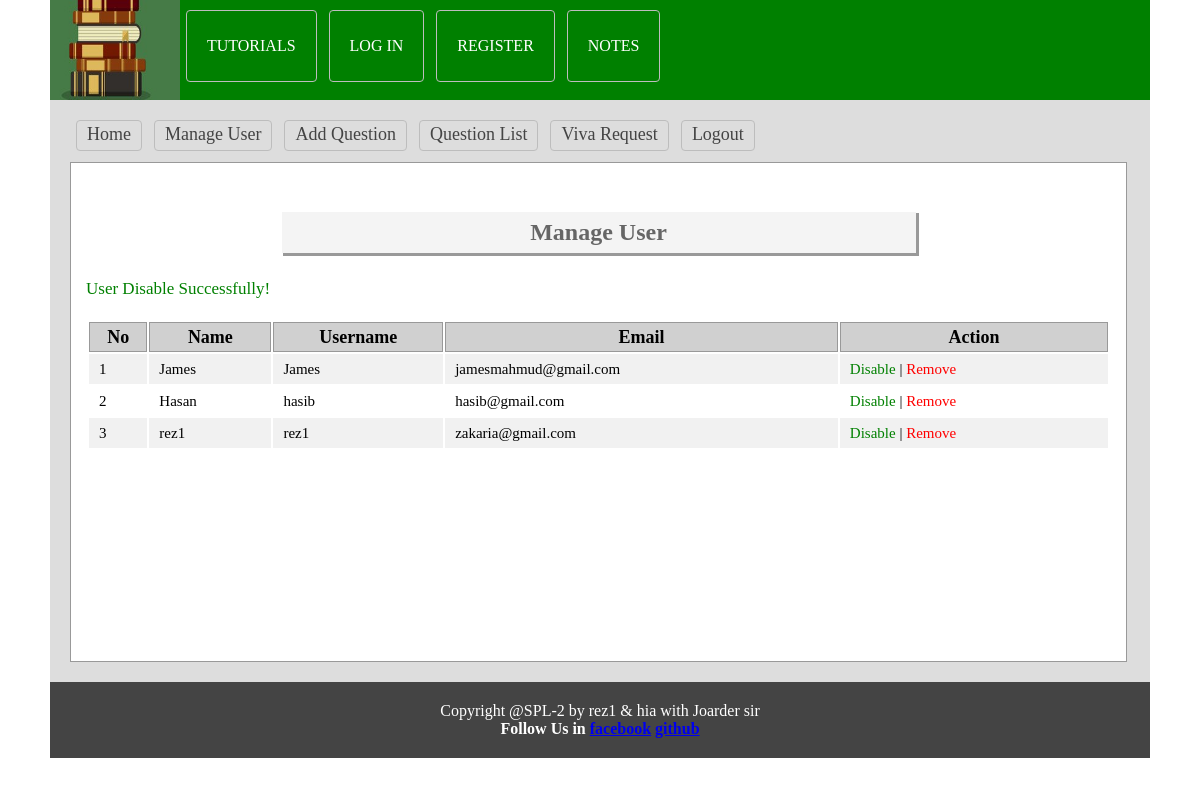
Screenshot of /teacher/users.php?dis=4 (signed in) with the database file from the repository.
### tables this page shows
CREATE TABLE `tbl_user` (
  `userId` int(11) NOT NULL,
  `name` varchar(50) NOT NULL,
  `username` varchar(30) NOT NULL,
  `password` varchar(32) NOT NULL,
  `email` varchar(255) NOT NULL,
  `status` int(11) NOT NULL DEFAULT '0'
);

### lib/Database.php (called while the page is built, shortened)
<?php
Class Database{
	public $host   = DB_HOST;
	public $user   = DB_USER;
	public $pass   = DB_PASS;
	public $dbname = DB_NAME;
	public $link;
	private function connectDB(){
	$this->link = new mysqli($this->host, $this->user, $this->pass, $this->dbname);
 }
	public function select($query){
		$result = $this->link->query($query) or die($this->link->error.__LINE__);
		if($result->num_rows > 0){
			return $result;
		} else {
			return false;
		}
	}
  	public function update($query){
	$update_row = $this->link->query($query) or die($this->link->error.__LINE__);
	if($update_row){
		return $update_row;
	} else {
		return false;
	}
  }
}

### teacher/users.php (the view, shortened to what this page needs)
<?php
$filepath = realpath(dirname(__FILE__));
include_once ($filepath.'/inc/header.php');
include_once ($filepath.'/../classes/User.php');
$usr = new User();
?>
  <?php
     if(isset($_GET['dis'])){
         $dblid   = (int)$_GET['dis'];
         $dblUser = $usr->disableUser($dblid);
     }
  ?>
    <div class="main">
      <h1 style="text-align: center; font-size: 24px">Manage User</h1>
        <?php
        if(isset($dblUser)){
            echo $dblUser;
        }
        ?>
        <div class="manageuser">
           <table class="tblone">
               <tr>
                 <th>No</th>
                 <th>Name</th>
                 <th>Username</th>
                 <th>Email</th>
                 <th>Action</th>
               </tr>
              <?php
                 $userData = $usr->getAllUser();
                 if($userData){
                     $i = 0;
                   while($result = $userData->fetch_assoc()){
                     $i++;
              ?>
               <tr>
                 <td>
                     <?php
                     if($result['status']=='1'){
                         echo "<span class='error'>".$i."</span>";
                     }else{
                         echo $i;
                     }
                     ?>
                 </td>
                 <td>
                     <?php
                     if($result['status']=='1'){
                         echo "<span class='error'>".$result['name']."</span>";
                     }else{
                         echo $result['name'];
                     }
                     ?>
                 </td>
                 <td><?php echo $result['username']; ?></td>
                 <td><?php echo $result['email']; ?></td>
                 <td >
                     <?php
                        if($result['status']=='0'){ ?>
                            <a style="color: green; text-decoration: none" onclick="return confirm('Are You Sure to Disable?')" href="?dis=<?php echo $result['userId']; ?>">Disable</a>
                     <?php } else{ ?>
                            <a style="color: blue; text-decoration: none" onclick="return confirm('Are You Sure to Enable?')" href="?ena=<?php echo $result['userId']; ?>">Enable</a>
                     <?php } ?>
                     | <a style="color: red; text-decoration: none" onclick="return confirm('Are You Sure to Remove?')" href="?del=<?php echo $result['userId']; ?>">Remove</a>
                 </td>
               </tr>
               <?php } } ?>
           </table>
       </div>
  </div>
<?php include 'inc/footer.php'; ?>

### teacher/css/admin.css (style rules this page uses)
* { margin:0;padding:0;outline:none }
body { font-family:verdana }
.tblone { width:100%;border:1px solid #fff;margin:20px 0 }
.tblone td { font-size: 15px; padding: 5px 10px; }
table.tblone th { background-color: #d0d0d0; border: 1px solid #999; }
table.tblone tr:nth-child(2n+1) { background:#fff;height:30px; }
table.tblone tr:nth-child(2n) { background:#f1f1f1;height:30px; }
.tblone td a { color:#3399FF; }
.main { background: #fff none repeat scroll 0 0; border: 1px solid #999; margin-top: 7px; min-height: 468px; padding: 15px; width: 1025px; }
.main h1 { background: #f4f4f4 none repeat scroll 0 0; box-shadow: 2px 2px 0 1px #999; color: #666; margin: 34px auto 25px; padding: 7px; text-align: center; width: 620px; }

### rows the page displays
tbl_user: name "James", username "James", email "jamesmahmud@gmail.com"
tbl_user: name "Hasan", username "hasib", email "hasib@gmail.com"
tbl_user: name "rez1", username "rez1", email "zakaria@gmail.com"
